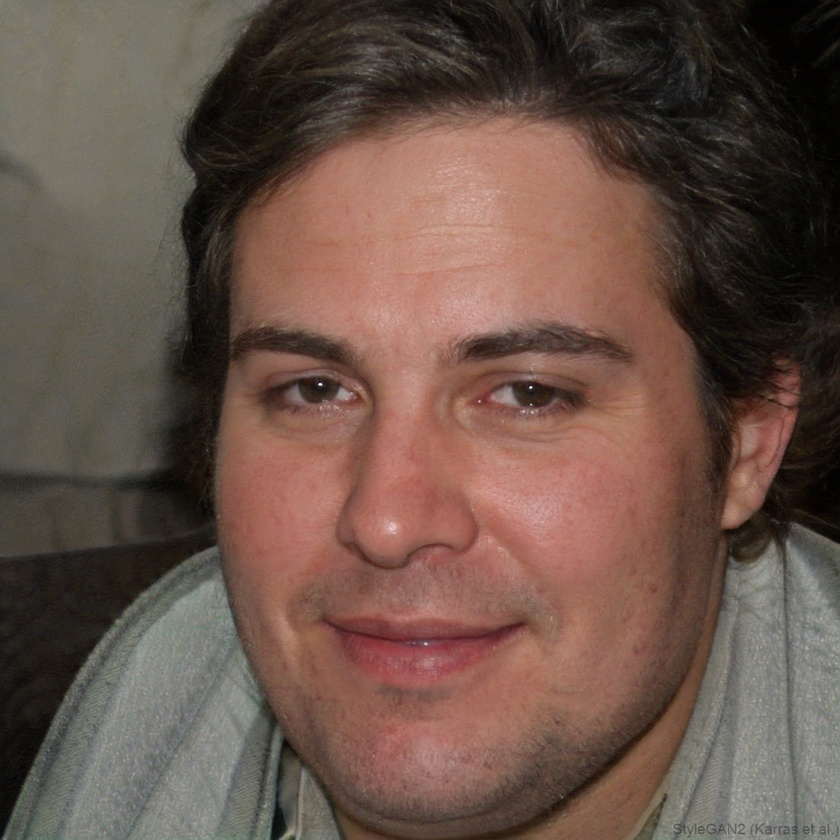
#> input picture foto/ai_generate.jpg, 840 x 840 px, shrunk from 1024 x 1024 before the run
$ python -i texture_analyzer.py   (imports and definitions only)
#> lines starting #> are read from the running program, lines starting #| are printed output that depends on the picture
"""
modules/texture_analyzer.py
----------------------------
Modul analisis tekstur untuk DeepGuard.
Mengimplementasikan teknik Steganalysis Rich Model (SRM) yang disederhanakan,
analisis Local Binary Pattern (LBP), dan estimasi PRNU.

Teknik yang digunakan:
  1. SRM-like: residual noise via multiple high-pass filter
  2. Local Binary Pattern (LBP) analysis
  3. PRNU (Photo Response Non-Uniformity) estimation
"""

import logging
import traceback
from pathlib import Path
from typing import Any

import numpy as np
from PIL import Image

# Scikit-image opsional (untuk LBP)
try:
    from skimage.feature import local_binary_pattern
    SKIMAGE_AVAILABLE = True
except ImportError:
    SKIMAGE_AVAILABLE = False

# Scipy opsional
try:
    from scipy import ndimage
    from scipy.stats import skew, kurtosis as sp_kurtosis
    SCIPY_AVAILABLE = True
except ImportError:
    SCIPY_AVAILABLE = False

logger = logging.getLogger(__name__)


# ---------------------------------------------------------------------------
# Konstanta
# ---------------------------------------------------------------------------

# Klip truncated residual
T_CLIP = 4.0

# Jumlah titik LBP dan radius
LBP_RADIUS = 3
LBP_N_POINTS = 8 * LBP_RADIUS
LBP_METHOD = "uniform"

# Jumlah grid untuk analisis PRNU
PRNU_GRID = 6


# ---------------------------------------------------------------------------
# Helper functions
# ---------------------------------------------------------------------------

def _load_gray(image_path: str) -> tuple[np.ndarray, np.ndarray]:
    """
    Memuat gambar dan mengonversinya menjadi array float grayscale dan RGB.

    Returns:
        (gray_float32, rgb_float32) dalam rentang [0, 255]
    """
    img = Image.open(image_path).convert("RGB")
    rgb = np.array(img, dtype=np.float32)
    gray = np.array(img.convert("L"), dtype=np.float32)
    return gray, rgb


def _convolve2d_simple(image: np.ndarray, kernel: np.ndarray) -> np.ndarray:
    """
    Konvolusi 2D sederhana menggunakan scipy jika tersedia,
    atau implementasi manual menggunakan numpy sebagai fallback.
    """
    if SCIPY_AVAILABLE:
        return ndimage.convolve(image, kernel, mode="reflect")

    # Fallback: konvolusi manual untuk kernel 3x3
    kh, kw = kernel.shape
    if kh == 1 and kw == 3:
        # Filter horizontal 1D
        out = np.zeros_like(image)
        for j, k in enumerate(kernel[0]):
            out += k * np.roll(image, j - kw // 2, axis=1)
        return out
    elif kh == 3 and kw == 1:
        out = np.zeros_like(image)
        for i, k in enumerate(kernel[:, 0]):
            out += k * np.roll(image, i - kh // 2, axis=0)
        return out
    else:
        # Konvolusi full dengan nested loop (lambat tapi benar untuk fallback)
        ph, pw = kh // 2, kw // 2
        padded = np.pad(image, ((ph, ph), (pw, pw)), mode="reflect")
        out = np.zeros_like(image)
        for i in range(kh):
            for j in range(kw):
                out += kernel[i, j] * padded[i: i + image.shape[0], j: j + image.shape[1]]
        return out


def _compute_statistical_moments(arr: np.ndarray) -> dict[str, float]:
    """Menghitung momen statistik dari array: mean, var, skewness, kurtosis."""
    flat = arr.flatten()
    mean = float(np.mean(flat))
    var = float(np.var(flat))
    std = float(np.std(flat))

    if std > 1e-8:
        skewness = float(np.mean(((flat - mean) / std) ** 3))
        kurt = float(np.mean(((flat - mean) / std) ** 4)) - 3.0  # excess kurtosis
    else:
        skewness = 0.0
        kurt = 0.0

    return {
        "mean": round(mean, 6),
        "variance": round(var, 6),
        "std": round(std, 6),
        "skewness": round(skewness, 6),
        "excess_kurtosis": round(kurt, 6),
    }


def _verdict_from_score(score: float) -> str:
    """Mengonversi skor numerik menjadi label verdict."""
    if score >= 0.55:
        return "FAKE"
    elif score >= 0.40:
        return "SUSPICIOUS"
    else:
        return "REAL"


# ---------------------------------------------------------------------------
# Sub-analisis 1: SRM-like residual analysis
# ---------------------------------------------------------------------------

def _srm_analysis(gray: np.ndarray) -> dict[str, Any]:
    """
    Analisis residual noise terinspirasi SRM (Steganalysis Rich Model).

    Menerapkan tiga jenis high-pass filter untuk mengekstrak residual:
    - Horizontal: [-1, 2, -1] / 2
    - Vertikal: [-1, 2, -1]ᵀ / 2
    - Diagonal: [[-1,2,-1],[2,-4,2],[-1,2,-1]] / 4

    Residual yang tidak biasa mengindikasikan manipulasi.

    Returns:
        dict berisi 'score' dan 'details'
    """
    try:
        # Definisikan filter
        kernel_h = np.array([[[-1, 2, -1]]], dtype=np.float32).reshape(1, 3) / 2.0
        kernel_v = np.array([[-1], [2], [-1]], dtype=np.float32) / 2.0
        kernel_d = np.array(
            [[-1, 2, -1], [2, -4, 2], [-1, 2, -1]], dtype=np.float32
        ) / 4.0

        # Terapkan filter
        res_h = _convolve2d_simple(gray, kernel_h)
        res_v = _convolve2d_simple(gray, kernel_v)
        res_d = _convolve2d_simple(gray, kernel_d)

        # Truncated residuals
        res_h_trunc = np.clip(res_h, -T_CLIP * 10, T_CLIP * 10)
        res_v_trunc = np.clip(res_v, -T_CLIP * 10, T_CLIP * 10)
        res_d_trunc = np.clip(res_d, -T_CLIP * 10, T_CLIP * 10)

        # Statistik per residual
        stats_h = _compute_statistical_moments(res_h_trunc)
        stats_v = _compute_statistical_moments(res_v_trunc)
        stats_d = _compute_statistical_moments(res_d_trunc)

        # Co-occurrence matrix dari residual diagonal (simplified)
        # Kuantisasi residual ke range kecil untuk co-occurrence
        n_bins = 16
        res_d_norm = np.clip(res_d_trunc, -8, 8)
        res_d_quant = ((res_d_norm + 8) / 16 * (n_bins - 1)).astype(int)

        # Co-occurrence: P(i,j) = jumlah pasangan piksel bersebelahan
        co_matrix = np.zeros((n_bins, n_bins), dtype=np.float32)
        shifted = np.roll(res_d_quant, 1, axis=1)
        for val in range(n_bins * n_bins):
            i, j = val // n_bins, val % n_bins
            co_matrix[i, j] = float(np.sum((res_d_quant == i) & (shifted == j)))
        co_matrix /= co_matrix.sum() + 1e-10

        # Entropi co-occurrence (rendah = lebih terstruktur = mencurigakan untuk GAN)
        co_entropy = float(-np.sum(co_matrix * np.log2(co_matrix + 1e-10)))

        # Skor: kurtosis ekstrim dan entropi rendah = lebih mencurigakan
        # GAN: kurtosis biasanya lebih rendah (distribusi lebih merata)
        # Foto asli: kurtosis biasanya > 2 (heavy tail noise)
        kurt_avg = (
            abs(stats_h["excess_kurtosis"])
            + abs(stats_v["excess_kurtosis"])
            + abs(stats_d["excess_kurtosis"])
        ) / 3.0

        # Entropy rendah = lebih mencurigakan (noise lebih terstruktur)
        max_entropy = np.log2(n_bins * n_bins)
        entropy_score = 1.0 - (co_entropy / max_entropy)

        # Kurt rendah dan entropy rendah = GAN
        kurt_score = max(0.0, 1.0 - kurt_avg / 4.0)

        final_score = float(np.clip(0.5 * kurt_score + 0.5 * entropy_score, 0.0, 1.0))

        return {
            "score": final_score,
            "details": {
                "stats_horizontal": stats_h,
                "stats_vertical": stats_v,
                "stats_diagonal": stats_d,
                "co_occurrence_entropy": round(co_entropy, 4),
                "avg_abs_kurtosis": round(kurt_avg, 4),
            },
        }

    except Exception as exc:
        logger.warning("Gagal SRM analysis: %s", exc)
        return {"score": 0.5, "details": {"error": str(exc)}}


# ---------------------------------------------------------------------------
# Sub-analisis 2: Local Binary Pattern (LBP)
# ---------------------------------------------------------------------------

def _lbp_analysis(gray: np.ndarray) -> dict[str, Any]:
    """
    Analisis Local Binary Pattern (LBP) untuk mendeteksi anomali tekstur.

    LBP mengodekan struktur lokal gambar. Gambar asli memiliki distribusi
    histogram LBP yang berbeda dari gambar yang dihasilkan AI.

    Returns:
        dict berisi 'score' dan 'details'
    """
    try:
        # Normalisasi ke uint8 untuk LBP
        gray_uint8 = np.clip(gray, 0, 255).astype(np.uint8)

        if SKIMAGE_AVAILABLE:
            # LBP resmi dari scikit-image
            lbp = local_binary_pattern(
                gray_uint8,
                P=LBP_N_POINTS,
                R=LBP_RADIUS,
                method=LBP_METHOD,
            )
            n_bins = LBP_N_POINTS + 2  # untuk metode 'uniform'
        else:
            # Implementasi LBP sederhana sebagai fallback (radius=1, 8 titik)
            lbp = _simple_lbp(gray_uint8)
            n_bins = 256

        # Histogram LBP yang dinormalisasi
        hist, _ = np.histogram(lbp.ravel(), bins=n_bins, range=(0, n_bins), density=False)
        hist = hist.astype(np.float64)
        hist_norm = hist / (hist.sum() + 1e-10)

        # Ukuran uniformitas: fraksi pola uniform dalam metode 'uniform'
        if SKIMAGE_AVAILABLE:
            # Bin terakhir adalah non-uniform
            uniformity = float(1.0 - hist_norm[-1])
        else:
            uniformity = 0.5  # tidak diketahui tanpa skimage

        # Entropi histogram LBP
        lbp_entropy = float(-np.sum(hist_norm * np.log2(hist_norm + 1e-10)))
        max_lbp_entropy = np.log2(n_bins)
        normalized_entropy = lbp_entropy / max_lbp_entropy

        # Puncak histogram: gambar sintetis sering punya distribusi LBP yang sangat
        # terkonsentrasi pada beberapa bin
        sorted_hist = np.sort(hist_norm)[::-1]
        top_3_fraction = float(np.sum(sorted_hist[:3]))

        # Skor: uniformitas sangat tinggi atau sangat rendah = mencurigakan
        if uniformity > 0.90:
            uniformity_score = 0.7  # terlalu uniform = AI-generated
        elif uniformity < 0.40:
            uniformity_score = 0.6  # terlalu non-uniform = manipulasi
        else:
            uniformity_score = 0.35  # rentang normal

        # Entropy sangat rendah atau peak terkonsentrasi = mencurigakan
        entropy_score = max(0.0, 1.0 - normalized_entropy) * 0.6
        concentration_score = min(1.0, top_3_fraction * 5) * 0.4

        final_score = float(np.clip(
            0.5 * uniformity_score + 0.3 * entropy_score + 0.2 * concentration_score,
            0.0, 1.0
        ))

        return {
            "score": final_score,
            "details": {
                "uniformity": round(uniformity, 4),
                "lbp_entropy": round(lbp_entropy, 4),
                "normalized_entropy": round(normalized_entropy, 4),
                "top_3_bins_fraction": round(top_3_fraction, 4),
                "n_bins": n_bins,
                "skimage_available": SKIMAGE_AVAILABLE,
            },
        }

    except Exception as exc:
        logger.warning("Gagal LBP analysis: %s", exc)
        return {"score": 0.5, "details": {"error": str(exc)}}


# [12 lines left out: function _simple_lbp, not called in this run]


# ---------------------------------------------------------------------------
# Sub-analisis 3: PRNU estimation
# ---------------------------------------------------------------------------

def _prnu_analysis(gray: np.ndarray, rgb: np.ndarray) -> dict[str, Any]:
    """
    Estimasi sederhana Photo Response Non-Uniformity (PRNU).

    PRNU adalah noise pattern unik dari sensor kamera. Foto asli menghasilkan
    PRNU yang konsisten di seluruh gambar. Deepfake/AI-generated image biasanya
    tidak memiliki PRNU yang koheren.

    Pendekatan:
    1. Estimasi noise dengan Wiener-like denoising sederhana
    2. Analisis konsistensi noise antar region
    3. Hitung auto-korelasi noise pattern

    Returns:
        dict berisi 'score' dan 'details'
    """
    try:
        h, w = gray.shape
        cell_h = max(1, h // PRNU_GRID)
        cell_w = max(1, w // PRNU_GRID)

        # Ekstrak noise residual: gambar asli - versi smoothed
        # Smoothing sederhana via averaging filter 5x5
        kernel_size = 5
        avg_kernel = np.ones((kernel_size, kernel_size), dtype=np.float32) / (kernel_size ** 2)
        smoothed = _convolve2d_simple(gray, avg_kernel)
        noise_residual = gray - smoothed

        # Analisis per region
        region_noise_patterns = []
        for i in range(PRNU_GRID):
            for j in range(PRNU_GRID):
                y0, y1 = i * cell_h, min((i + 1) * cell_h, h)
                x0, x1 = j * cell_w, min((j + 1) * cell_w, w)
                region_noise = noise_residual[y0:y1, x0:x1]
                if region_noise.size > 0:
                    region_noise_patterns.append(region_noise.flatten())

        if len(region_noise_patterns) < 2:
            return {"score": 0.5, "details": {"error": "Tidak cukup region"}}

        # Hitung korelasi antar noise region (min size untuk korelasi)
        min_size = min(len(p) for p in region_noise_patterns)
        # Potong semua ke ukuran minimum
        patterns_trimmed = [p[:min_size] for p in region_noise_patterns]

        # Matriks korelasi antar region
        n_regions = len(patterns_trimmed)
        correlations = []
        for i in range(n_regions):
            for j in range(i + 1, min(i + 4, n_regions)):  # batasi kombinasi
                try:
                    r = float(np.corrcoef(patterns_trimmed[i], patterns_trimmed[j])[0, 1])
                    if not np.isnan(r):
                        correlations.append(abs(r))
                except Exception:
                    pass

        if not correlations:
            return {"score": 0.5, "details": {"error": "Gagal hitung korelasi"}}

        mean_correlation = float(np.mean(correlations))
        std_correlation = float(np.std(correlations))

        # Foto asli: ada korelasi rendah-moderat tapi konsisten (PRNU coherent)
        # AI-generated: korelasi biasanya sangat rendah dan bervariasi
        # Face-swap: korelasi tidak konsisten (beberapa region punya PRNU berbeda)

        # Auto-korelasi noise residual keseluruhan
        flat_noise = noise_residual.flatten()
        noise_norm = flat_noise - flat_noise.mean()
        noise_norm_std = noise_norm.std()
        if noise_norm_std > 1e-8:
            autocorr_lag1 = float(np.corrcoef(noise_norm[:-1], noise_norm[1:])[0, 1])
        else:
            autocorr_lag1 = 0.0

        # Skor PRNU:
        # - Korelasi antar region rendah & tidak konsisten = AI-generated
        # - Auto-korelasi tinggi = noise terstruktur (GAN-like)
        consistency_score = max(0.0, 1.0 - mean_correlation * 3.0)
        autocorr_score = abs(autocorr_lag1)

        final_score = float(np.clip(0.6 * consistency_score + 0.4 * autocorr_score, 0.0, 1.0))

        return {
            "score": final_score,
            "details": {
                "mean_inter_region_correlation": round(mean_correlation, 4),
                "std_inter_region_correlation": round(std_correlation, 4),
                "autocorrelation_lag1": round(autocorr_lag1, 4),
                "num_region_pairs_compared": len(correlations),
                "interpretation": (
                    "PRNU tidak koheren — kemungkinan gambar sintetis atau face-swap"
                    if final_score > 0.6
                    else "PRNU konsisten — kemungkinan foto asli"
                ),
            },
        }

    except Exception as exc:
        logger.warning("Gagal PRNU analysis: %s", exc)
        return {"score": 0.5, "details": {"error": str(exc)}}


# ---------------------------------------------------------------------------
# Kelas utama
# ---------------------------------------------------------------------------

class TextureAnalyzer:
    """
    Menganalisis tekstur gambar menggunakan pendekatan SRM-like, LBP, dan PRNU.

    Setiap sub-analisis menghasilkan skor [0,1]:
      0.0 = sangat meyakinkan ASLI
      1.0 = sangat meyakinkan PALSU/DIMANIPULASI

    Sub-skor digabung dengan bobot:
      - SRM   : 40%
      - LBP   : 35%
      - PRNU  : 25%
    """

    SUB_WEIGHTS = {
        "srm": 0.40,
        "lbp": 0.35,
        "prnu": 0.25,
    }

    def analyze(self, image_path: str) -> dict[str, Any]:
        """
        Melakukan analisis tekstur pada gambar.

        Args:
            image_path: Path ke file gambar.

        Returns:
            dict dengan kunci:
              - score      : float [0, 1]
              - verdict    : str  – 'REAL' | 'SUSPICIOUS' | 'FAKE'
              - confidence : float [0, 1]
              - details    : dict – hasil tiap sub-analisis
        """
        result_template: dict[str, Any] = {
            "score": 0.5,
            "verdict": "SUSPICIOUS",
            "confidence": 0.0,
            "details": {},
        }

        try:
            path = Path(image_path)
            if not path.exists():
                raise FileNotFoundError(f"File tidak ditemukan: {image_path}")

            # Muat gambar
            gray, rgb = _load_gray(str(path))
#> in _load_gray, img is the input picture: PIL image 840x840 RGB; mean R, G, B 104.7, 82.5, 72.5
#> in _load_gray, `gray = np.array(img.convert("L"), dtype=np.float32)`:
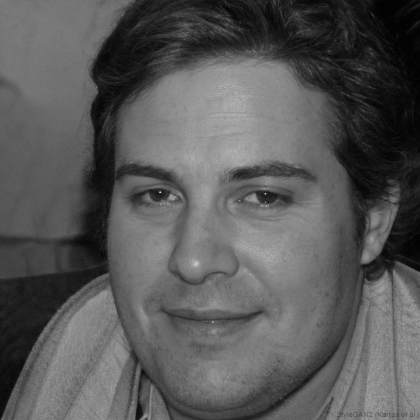
#> gray: shape (840, 840) float32 (shown at 1/2 size); min 0, max 254, mean 88

            # Pastikan gambar cukup besar untuk analisis
            if gray.shape[0] < 32 or gray.shape[1] < 32:
                result_template["details"] = {
                    "error": "Gambar terlalu kecil untuk analisis tekstur"
                }
                result_template["confidence"] = 0.1
                return result_template

            # Jalankan sub-analisis
            srm_result = _srm_analysis(gray)
#> in _convolve2d_simple, `return ndimage.convolve(image, kernel, mode="reflect")`:
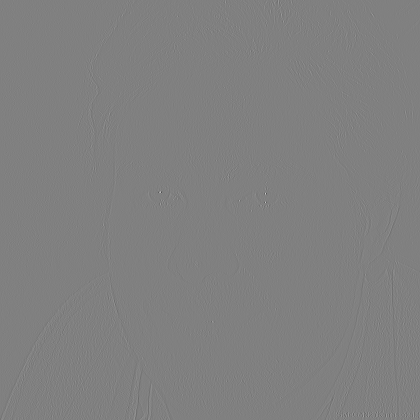
#> returned value: shape (840, 840) float32 (shown at 1/2 size); min -74, max 73, mean 0; drawn with min black and max white
#> in _compute_statistical_moments, `mean = float(np.mean(flat))`: mean = -0.000108
#> in _compute_statistical_moments, `var = float(np.var(flat))`: var = 6.43
#> in _compute_statistical_moments, `std = float(np.std(flat))`: std = 2.54
#> in _compute_statistical_moments, `skewness = float(np.mean(((flat - mean) / std) ** 3))`: skewness = -0.0626
#> in _compute_statistical_moments, `kurt = float(np.mean(((flat - mean) / std) ** 4)) - 3.0`: kurt = 12.58
#> in _srm_analysis, `stats_h = _compute_statistical_moments(res_h_trunc)`: stats_h = {'mean': -0.000108, 'variance': 6.43, 'std': 2.54, 'skewness': -0.0626, 'excess_kurtosis': 12.58}
#> in _srm_analysis, `stats_v = _compute_statistical_moments(res_v_trunc)`: stats_v = {'mean': -5.7e-05, 'variance': 6.86, 'std': 2.62, 'skewness': 0.0819, 'excess_kurtosis': 10.92}
#> in _srm_analysis, `stats_d = _compute_statistical_moments(res_d_trunc)`: stats_d = {'mean': 1e-06, 'variance': 2.69, 'std': 1.64, 'skewness': -0.0181, 'excess_kurtosis': 13.3}
#> in _srm_analysis, `co_entropy = float(-np.sum(co_matrix * np.log2(co_matrix + 1e-10)))`: co_entropy = 4.8
#> in _srm_analysis, `kurt_avg = ( abs(stats_h["excess_kurtosis"]) + abs(stats_v["excess_kur..`: kurt_avg = 12.27
#> in _srm_analysis, `entropy_score = 1.0 - (co_entropy / max_entropy)`: entropy_score = 0.4
#> in _srm_analysis, `kurt_score = max(0.0, 1.0 - kurt_avg / 4.0)`: kurt_score = 0
#> in _srm_analysis, `final_score = float(np.clip(0.5 * kurt_score + 0.5 * entropy_score, 0...`: final_score = 0.2
#> srm_result = 2 items
            lbp_result = _lbp_analysis(gray)
#> in _lbp_analysis, `lbp = local_binary_pattern( gray_uint8, P=LBP_N_POINTS, R=LBP_RADIUS, ..`:
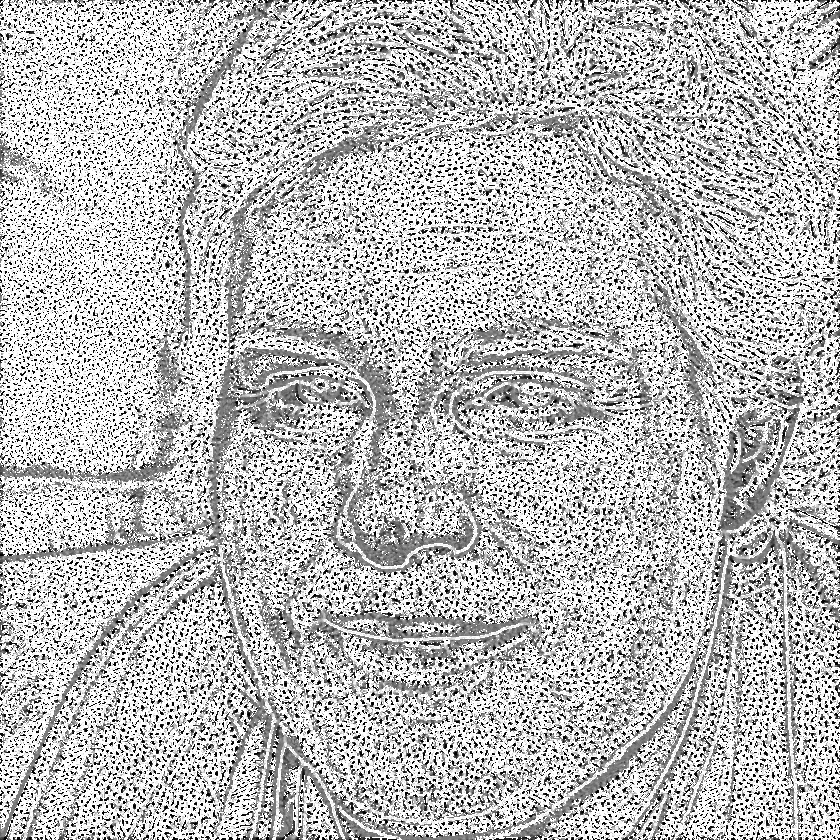
#> lbp: shape (840, 840) float64; min 0, max 25, mean 18.2; drawn with min black and max white
#> in _lbp_analysis, `hist, _ = np.histogram(lbp.ravel(), bins=n_bins, range=(0, n_bins), de..`: hist = 26 values, max 331546 at index 25, min 7362 at index 6, mean 27138.5
#> in _lbp_analysis, `hist_norm = hist / (hist.sum() + 1e-10)`: hist_norm = 26 values, max 0.47 at index 25, min 0.0104 at index 6, mean 0.0385
#> (the rest of the program and of its run is left out)
